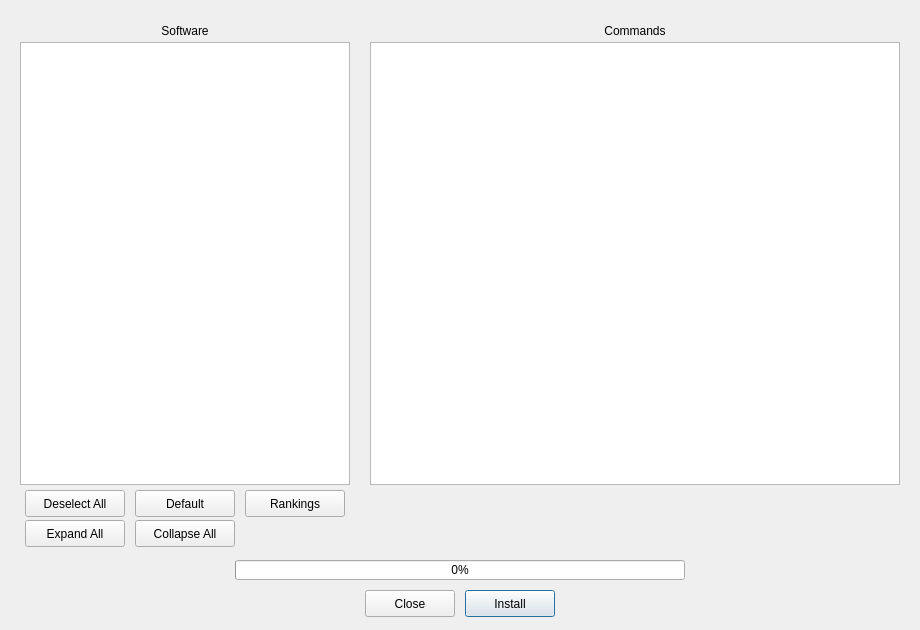
<?xml version="1.0" encoding="UTF-8"?>
<ui version="4.0">
 <class>Dialog</class>
 <widget class="QDialog" name="Dialog">
  <property name="geometry">
   <rect>
    <x>0</x>
    <y>0</y>
    <width>920</width>
    <height>630</height>
   </rect>
  </property>
  <property name="windowTitle">
   <string>FISSURE Install</string>
  </property>
  <property name="windowIcon">
   <iconset>
    <normaloff>../docs/Icons/logo_f.png</normaloff>../docs/Icons/logo_f.png</iconset>
  </property>
  <widget class="QPushButton" name="pushButton_ok">
   <property name="geometry">
    <rect>
     <x>465</x>
     <y>590</y>
     <width>90</width>
     <height>27</height>
    </rect>
   </property>
   <property name="text">
    <string>Install</string>
   </property>
  </widget>
  <widget class="QPushButton" name="pushButton_cancel">
   <property name="geometry">
    <rect>
     <x>365</x>
     <y>590</y>
     <width>90</width>
     <height>27</height>
    </rect>
   </property>
   <property name="text">
    <string>Close</string>
   </property>
  </widget>
  <widget class="QPushButton" name="pushButton_default">
   <property name="geometry">
    <rect>
     <x>135</x>
     <y>490</y>
     <width>100</width>
     <height>27</height>
    </rect>
   </property>
   <property name="text">
    <string>Default</string>
   </property>
  </widget>
  <widget class="QPushButton" name="pushButton_deselect">
   <property name="geometry">
    <rect>
     <x>25</x>
     <y>490</y>
     <width>100</width>
     <height>27</height>
    </rect>
   </property>
   <property name="text">
    <string>Deselect All</string>
   </property>
  </widget>
  <widget class="QPlainTextEdit" name="plainTextEdit_commands">
   <property name="geometry">
    <rect>
     <x>370</x>
     <y>42</y>
     <width>530</width>
     <height>443</height>
    </rect>
   </property>
   <property name="font">
    <font>
     <pointsize>9</pointsize>
     <italic>false</italic>
    </font>
   </property>
   <property name="horizontalScrollBarPolicy">
    <enum>Qt::ScrollBarAsNeeded</enum>
   </property>
   <property name="lineWrapMode">
    <enum>QPlainTextEdit::NoWrap</enum>
   </property>
   <property name="readOnly">
    <bool>true</bool>
   </property>
  </widget>
  <widget class="QLabel" name="label1_1">
   <property name="geometry">
    <rect>
     <x>20</x>
     <y>20</y>
     <width>330</width>
     <height>22</height>
    </rect>
   </property>
   <property name="text">
    <string>Software</string>
   </property>
   <property name="alignment">
    <set>Qt::AlignCenter</set>
   </property>
  </widget>
  <widget class="QLabel" name="label1_2">
   <property name="geometry">
    <rect>
     <x>370</x>
     <y>20</y>
     <width>530</width>
     <height>22</height>
    </rect>
   </property>
   <property name="text">
    <string>Commands</string>
   </property>
   <property name="alignment">
    <set>Qt::AlignCenter</set>
   </property>
  </widget>
  <widget class="QProgressBar" name="progressBar1">
   <property name="geometry">
    <rect>
     <x>235</x>
     <y>560</y>
     <width>450</width>
     <height>20</height>
    </rect>
   </property>
   <property name="maximum">
    <number>10</number>
   </property>
   <property name="value">
    <number>0</number>
   </property>
   <property name="textVisible">
    <bool>true</bool>
   </property>
  </widget>
  <widget class="QTreeWidget" name="treeWidget_software">
   <property name="enabled">
    <bool>true</bool>
   </property>
   <property name="geometry">
    <rect>
     <x>20</x>
     <y>42</y>
     <width>330</width>
     <height>443</height>
    </rect>
   </property>
   <property name="font">
    <font>
     <pointsize>9</pointsize>
    </font>
   </property>
   <property name="alternatingRowColors">
    <bool>false</bool>
   </property>
   <property name="selectionMode">
    <enum>QAbstractItemView::NoSelection</enum>
   </property>
   <property name="uniformRowHeights">
    <bool>true</bool>
   </property>
   <property name="headerHidden">
    <bool>true</bool>
   </property>
   <column>
    <property name="text">
     <string/>
    </property>
   </column>
  </widget>
  <widget class="QPushButton" name="pushButton_rankings">
   <property name="geometry">
    <rect>
     <x>245</x>
     <y>490</y>
     <width>100</width>
     <height>27</height>
    </rect>
   </property>
   <property name="text">
    <string>Rankings</string>
   </property>
  </widget>
  <widget class="QPushButton" name="pushButton_expand_all">
   <property name="geometry">
    <rect>
     <x>25</x>
     <y>520</y>
     <width>100</width>
     <height>27</height>
    </rect>
   </property>
   <property name="text">
    <string>Expand All</string>
   </property>
  </widget>
  <widget class="QPushButton" name="pushButton_collapse_all">
   <property name="geometry">
    <rect>
     <x>135</x>
     <y>520</y>
     <width>100</width>
     <height>27</height>
    </rect>
   </property>
   <property name="text">
    <string>Collapse All</string>
   </property>
  </widget>
  <widget class="QLabel" name="label2_current_item">
   <property name="geometry">
    <rect>
     <x>260</x>
     <y>540</y>
     <width>400</width>
     <height>17</height>
    </rect>
   </property>
   <property name="text">
    <string/>
   </property>
   <property name="alignment">
    <set>Qt::AlignCenter</set>
   </property>
  </widget>
  <zorder>treeWidget_software</zorder>
  <zorder>pushButton_ok</zorder>
  <zorder>pushButton_cancel</zorder>
  <zorder>pushButton_default</zorder>
  <zorder>pushButton_deselect</zorder>
  <zorder>plainTextEdit_commands</zorder>
  <zorder>label1_1</zorder>
  <zorder>label1_2</zorder>
  <zorder>progressBar1</zorder>
  <zorder>pushButton_rankings</zorder>
  <zorder>pushButton_expand_all</zorder>
  <zorder>pushButton_collapse_all</zorder>
  <zorder>label2_current_item</zorder>
 </widget>
 <resources/>
 <connections/>
</ui>
